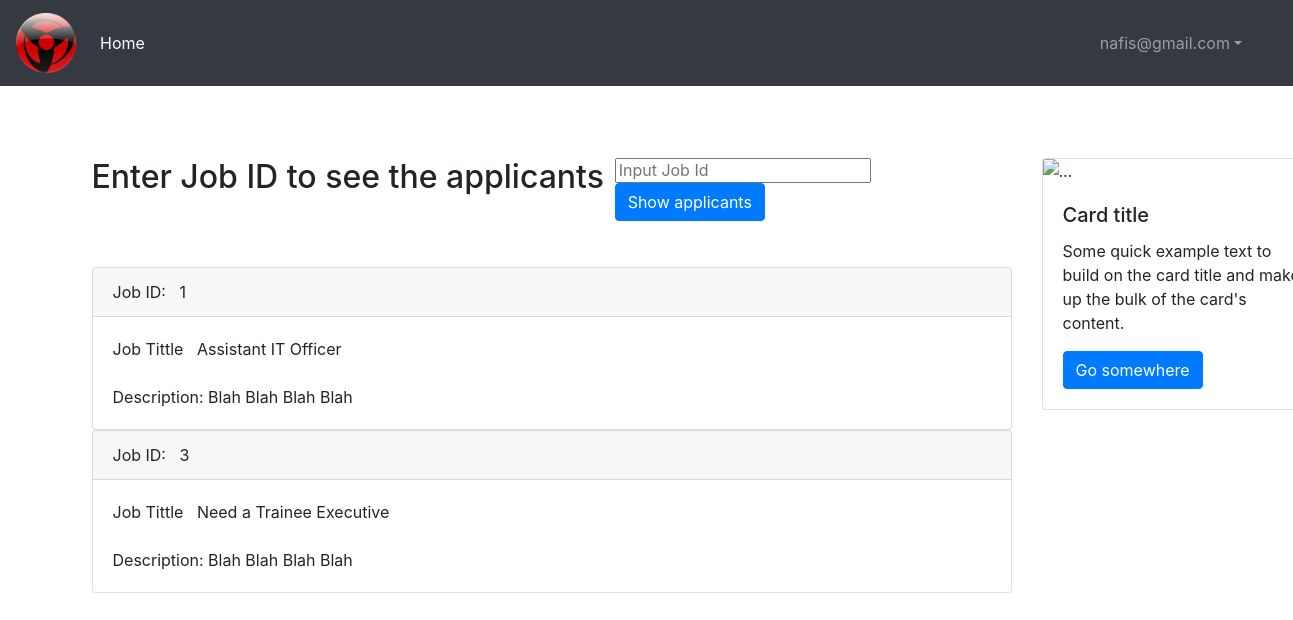
The page /emp/view-applicant.php (signed in) on the database its author committed.
### tables this page shows
CREATE TABLE `job` (
  `job_id` int(255) NOT NULL,
  `job_title` varchar(40) NOT NULL,
  `job_description` varchar(100) NOT NULL,
  `job_requirement` varchar(100) NOT NULL,
  `job_deadline` date NOT NULL,
  `catagory` varchar(20) NOT NULL,
  `state` varchar(20) NOT NULL,
  `cmp_name` varchar(20) NOT NULL,
  `cmp_type` varchar(20) NOT NULL,
  `job_location` varchar(100) NOT NULL,
  `salary` varchar(20) NOT NULL,
  `vacancy` varchar(20) NOT NULL,
  `employee_emp_email` varchar(100) NOT NULL
);

### emp/view-applicant.php (the view, shortened to what this page needs)
<?php
$id = $_SESSION['user_name'];
include "../db_con.php"
?>
<!DOCTYPE html>
<html>
<head>
  <link rel="stylesheet" href="../design/bootstrap.min.css">
</head>
<body>
    <nav class="navbar navbar-expand-lg navbar-dark bg-dark">
        <a class="navbar-brand" href="#"><img src="../pic/look-1.png" alt="logo" width="60" height="60"></a>
        <div class="collapse navbar-collapse" id="navbarSupportedContent">
            <ul class="navbar-nav mr-auto">
                <li class="nav-item active">
                    <a class="nav-link" href="home-log-emp.php">Home <span class="sr-only">(current)</span></a>
                </li>
            </ul>
            <ul class="navbar-nav justify-content-end" >
                <li class="nav-item dropdown">
                    <?php
                    if(count($_SESSION) > 0) {
                        echo '<a class="nav-link dropdown-toggle log" href="#" id="navbarDropdown" role="button" data-toggle="dropdown"
                        aria-haspopup="true" aria-expanded="false">'.$_SESSION['user_name'].'</a>';
                    }
                    ?>
                </li>
                <li >&nbsp; &nbsp;&nbsp; &nbsp;</li>
            </ul>
    </nav>
    <br><br><br>
    <div class="container">
        <div class="row">
            <div class="col-md-10 block">
                <form action="<?php echo htmlentities($_SERVER['PHP_SELF']); ?>" method="POST">
                    <div class="btn-group bb" role="group" aria-label="Basic mixed styles example">
                        <h2>Enter Job ID to see the applicants &nbsp; &nbsp; &nbsp;  <h6>
                        <input type="text" name="see_jid" placeholder="Input Job Id" required>
                        <button type="sumbit" name="see" class="btn btn-primary">Show applicants</button>
                        </h6> </h2>
                    </div>
                </form>
                <br>
            <?php
                $sql = "select * from job where employee_emp_email='$id'";
                $isql= $con->query($sql);
                if($isql->num_rows>0){
                    while($row = $isql->fetch_assoc()) {
                    ?>
                        <div class="card">
                            <div class="card-header">
                                Job ID: &nbsp; <?php echo $row["job_id"]; ?>
                            </div>
                            <div class="card-body">
                                Job Tittle &nbsp;  <?php echo $row["job_title"] ?> <br> <br>
                                <?php echo "Description: ".$row["job_description"] ?> <br>
                            </div>
                        </div>
                    <?php
                    }
                    ?>
                    <br><br>
                    <?php
                }else {
                    echo "<h2> Nobody applied yet</h2>";
                }
            ?>
            </div>
            <div class="col-md-2">
                <div class="card" style="width: 18rem;">
                    <img src="..." class="card-img-top" alt="...">
                    <div class="card-body">
                        <h5 class="card-title">Card title</h5>
                        <p class="card-text">Some quick example text to build on the card title and make up the bulk of the card's content.</p>
                        <a href="#" class="btn btn-primary">Go somewhere</a>
                    </div>
                </div>
            </div>
        </div>
    </div>
    <br><br>
</body>
</html>

### rows shown on the page
job: job_id "1", job_title "Assistant IT Officer", job_description "Blah Blah Blah Blah"
job: job_id "3", job_title "Need a Trainee Executive", job_description "Blah Blah Blah Blah"

### other values the page prints
$_SESSION['user_name'] "nafis@gmail.com"
